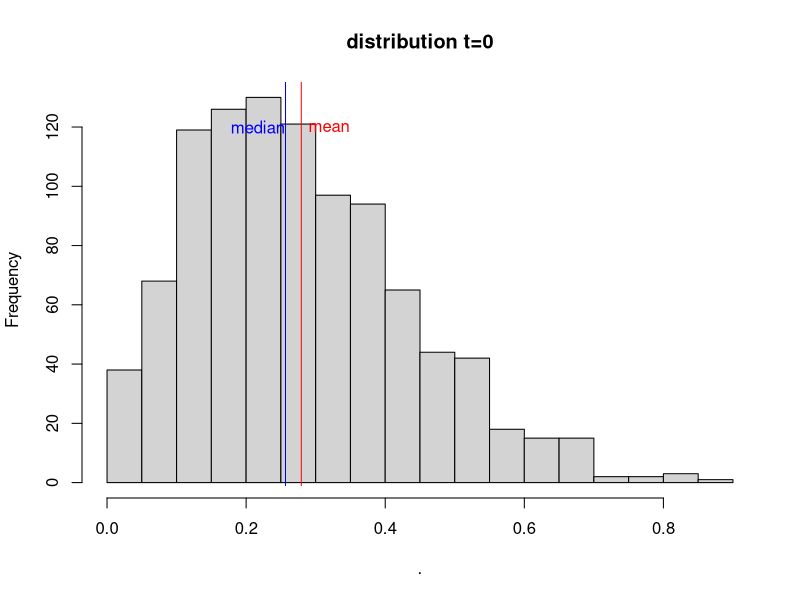
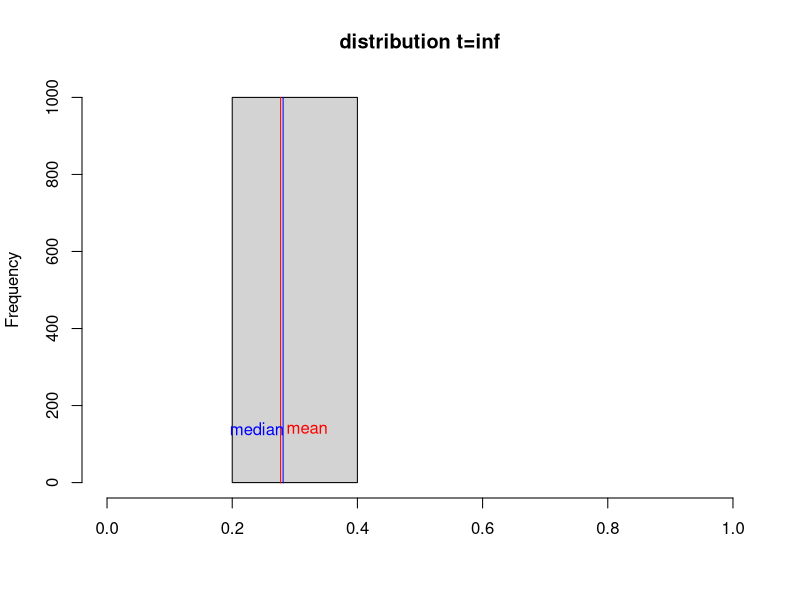
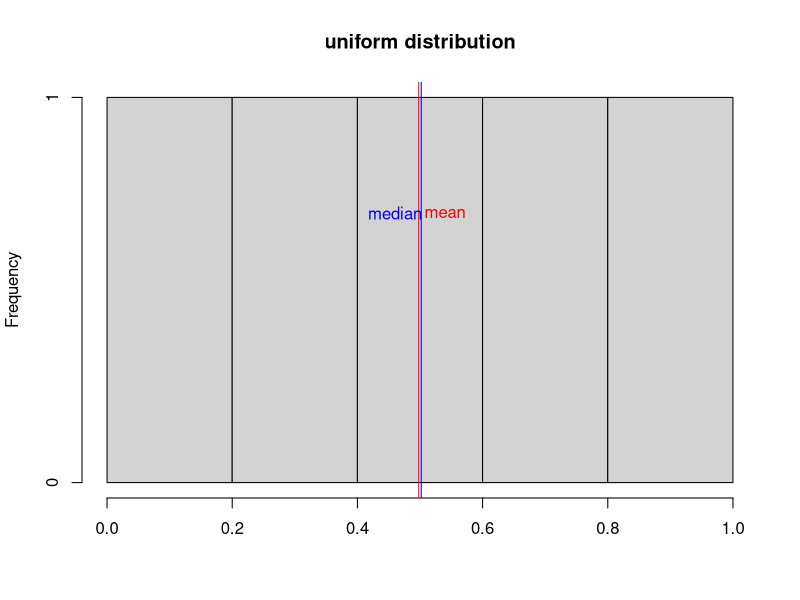
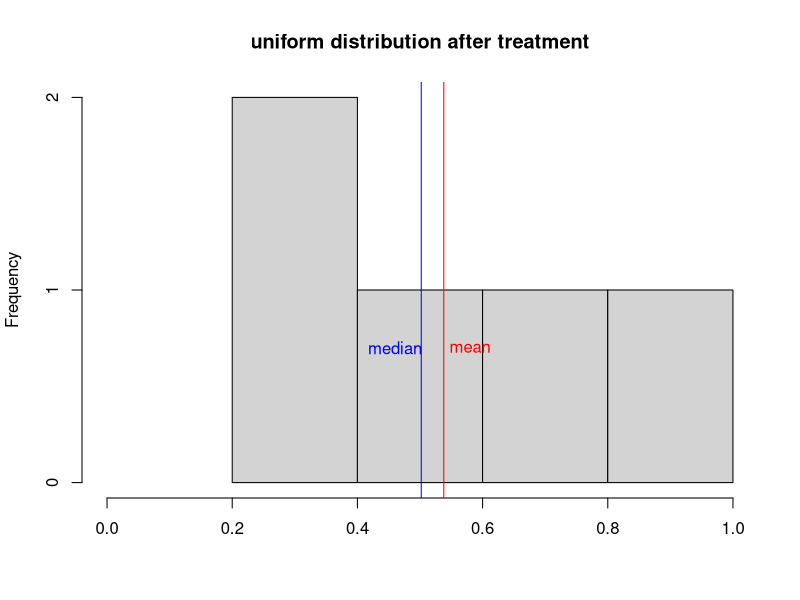
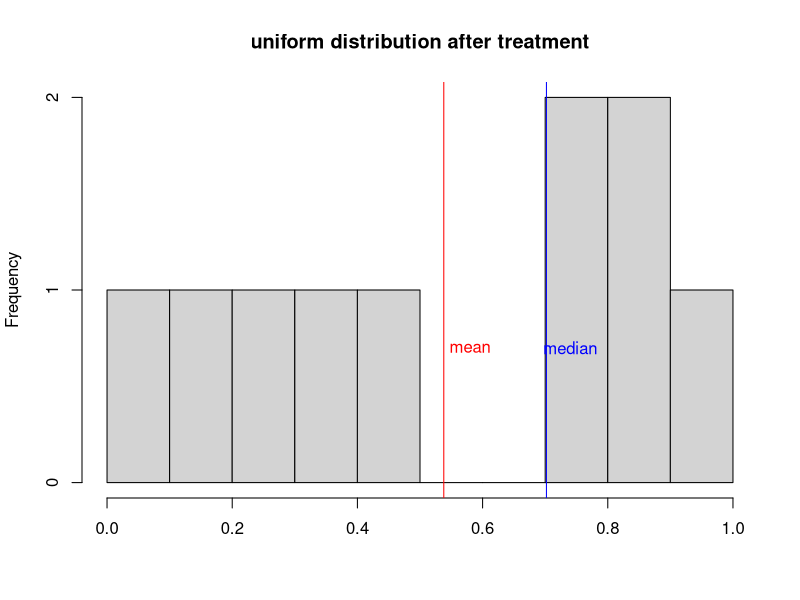

Here is the R script that generated these plots, in order:
library(dplyr)

dist <- rbeta(1000,2,5)

dist %>% hist(breaks=20,main='distribution t=0')
lines(rep(median(dist),2),c(-1,150),col='blue')
lines(rep(mean(dist),2),c(-1,150),col='red')
text(median(dist)-.04,120,labels='median',col='blue')
text(mean(dist)+.04,120,labels='mean',col='red')

hist(rep(mean(dist),1000),xlim=c(0,1),main='distribution t=inf',xlab = '')
lines(rep(mean(dist)-.002,2),c(-1,1000),col='red')
lines(rep(mean(dist)+.002,2),c(-1,1000),col='blue')
text(mean(dist)+.04,140,labels='mean',col='red')
text(mean(dist)-.04,140,labels='median',col='blue')

hist(c(.1,.4,.6,.8,1),xlim=c(0,1),main='uniform distribution',xlab = '')
lines(rep(.5-.002,2),c(-1,1000),col='red')
lines(rep(.5+.002,2),c(-1,1000),col='blue')
text(.5+.04,.7,labels='mean',col='red')
text(.5-.04,.7,labels='median',col='blue')

hist(c(.2,.4,.6,.8,1),xlim=c(0,1),main='uniform distribution after treatment',xlab = '')
lines(rep(.54-.002,2),c(-1,1000),col='red')
lines(rep(.5+.002,2),c(-1,1000),col='blue')
text(.54+.04,.7,labels='mean',col='red')
text(.5-.04,.7,labels='median',col='blue')

hist(c(0,.2,.3,.4,.5,.8,.9,.8,.9,1),xlim=c(0,1),main='uniform distribution after treatment',xlab = '',breaks=10)
lines(rep(.54-.002,2),c(-1,1000),col='red')
lines(rep(.7+.002,2),c(-1,1000),col='blue')
text(.54+.04,.7,labels='mean',col='red')
text(.7+.04,.7,labels='median',col='blue')
